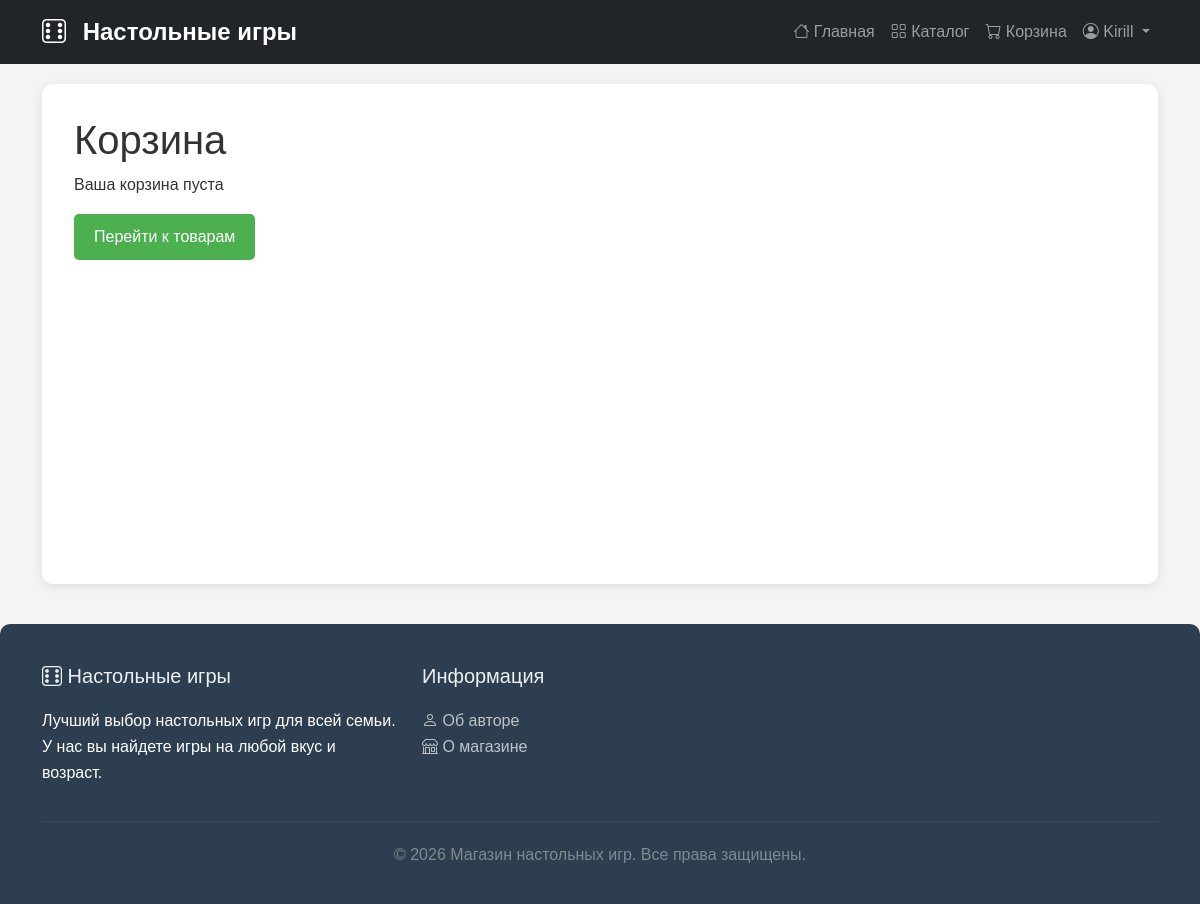
The app's page /basket/ (signed in), older data.
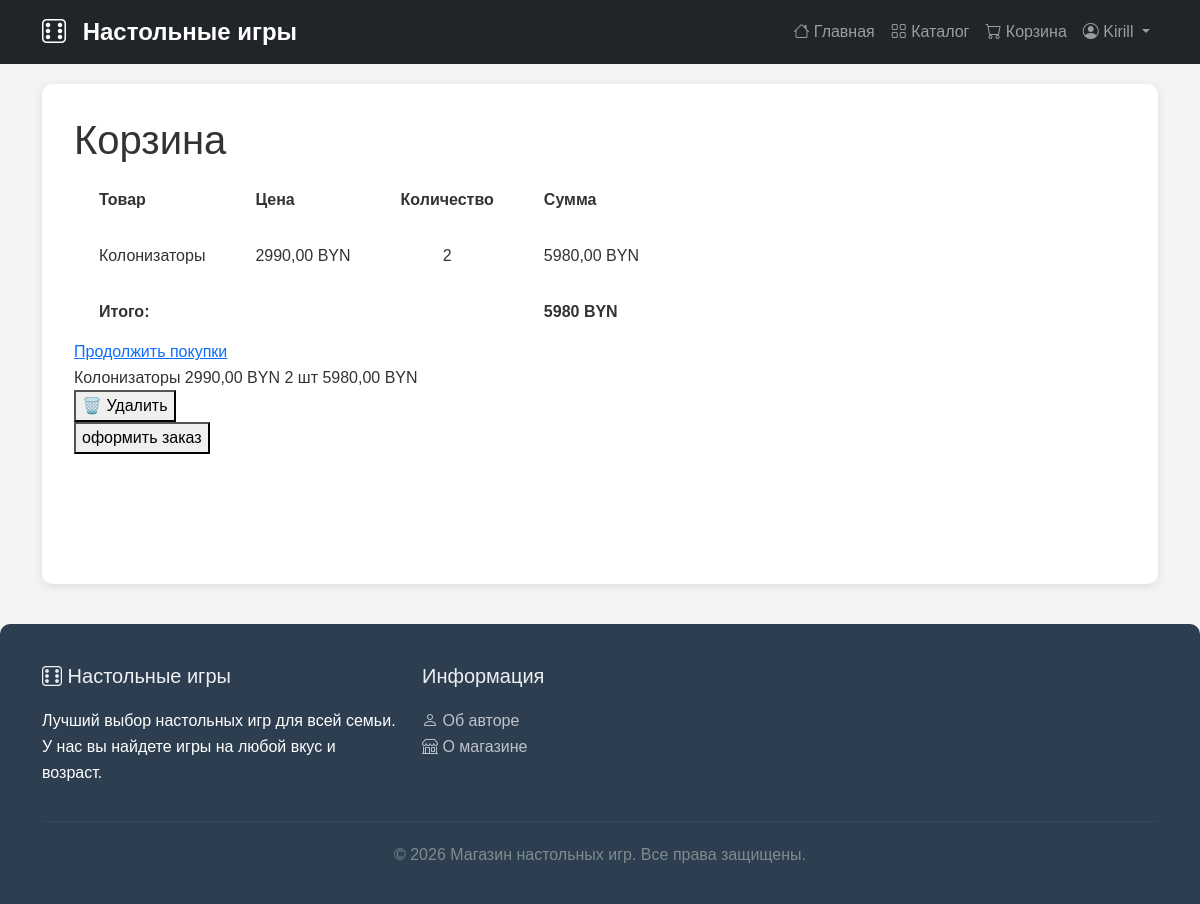
The same page, newer data.
### shop/models.py (models this page shows, shortened)
class BasketItem(models.Model):
    basket = models.ForeignKey(
        Basket,
        on_delete=models.CASCADE,
        related_name ='items',
    )
    product = models.ForeignKey(
        Product,
        on_delete=models.CASCADE,
        related_name ='in_basket',
    )
    count = models.PositiveIntegerField(default=1)
    def price_element(self):
        return self.product.price * self.count

class Product(models.Model):
    name = models.CharField(max_length = 200)
    description = models.TextField()
    product_photo = models.ImageField(
        upload_to='products/',
        blank = True,
        null=True,
    )
    price = models.DecimalField(
        max_digits=10,
        decimal_places=2,
        validators=[
            MinValueValidator(0)
        ]
    )
    count = models.IntegerField(
        validators=[
            MinValueValidator(0)
        ]
    )
    category = models.ForeignKey(
        Category,
        on_delete=models.CASCADE,
        related_name='products',
        verbose_name="Категория",
        help_text="выберите категорию товара"
    )
    manufacturer = models.ForeignKey(
        Manufacturer,
        on_delete=models.CASCADE,
        related_name='products',
        verbose_name="Производитель",
        help_text="Выберите производителя товара",
        null=True,
        blank=True
    )

### shop/views.py (the view)
# urls.py: path('basket/',views.basket,name='basket'),
@login_required
def basket(request):
    try:
        baskets = Basket.objects.prefetch_related('items__product').get(user=request.user)
        elements = baskets.items.all()
        total_cost = elements.aggregate(
            total=Sum(F('count') * F('product__price'))
        )['total'] or 0
    except Basket.DoesNotExist:
        baskets = None
        elements = []
        total_cost = 0
    return render(request, 'shop/basket.html', {
        'basket': baskets,
        'elements': elements,
        'total_cost': total_cost,
    })

### shop/templates/shop/basket.html (shortened to what this page needs)
{% extends 'shop/base.html' %}
{% block content %}
<div class="basket-container">
    <h1>Корзина</h1>
    {% if not user.is_authenticated %}
        <div class="alert alert-warning">
        </div>
    {% elif elements %}
        <table class="basket-table">
            <thead>
                <tr>
                    <th align ="center">Товар</th>
                    <th align ="center">Цена</th>
                    <th align ="center">Количество</th>
                    <th align ="center">Сумма</th>
                </tr>
            </thead>
            <tbody>
                {% for element in elements %}
                <tr>
                    <td align ="center">{{ element.product.name }}</td>
                    <td align ="center">{{ element.product.price }} BYN</td>
                    <td align ="center">{{ element.count }}</td>
                    <td align ="center">{{ element.price_element }} BYN</td>
                </tr>
                {% endfor %}
            </tbody>
            <tfoot>
                <tr>
                    <td colspan="3"><strong>Итого:</strong></td>
                    <td><strong>{{ total_cost }} BYN</strong></td>
                </tr>
            </tfoot>
        </table>
        <div class="basket-actions">
            <a href="{% url 'product_list' %}">Продолжить покупки</a>
        </div>
    {% else %}
        <p>Ваша корзина пуста</p>
       <form action="{% url 'product_list' %}" method="get">
            <button type="submit" style="padding: 10px 20px; background-color: #4CAF50; color: white; border: none; border-radius: 5px; cursor: pointer;">
        Перейти к товарам
            </button>
        </form>
        {% endif %}
</div>
{% for element in elements %}
<tr>
    <td>{{ element.product.name }}</td>
    <td>{{ element.product.price }} BYN</td>
    <td>{{ element.count }} шт</td>
    <td>{{ element.price_element }} BYN</td>
    <td>
        <form action="{% url 'remove_from_basket' element.id %}"
              method="post"
              onsubmit="return confirm('Удалить товар {{ element.product.name }} из корзины?')">
            <button type="submit" class="btn-remove">
                🗑️ Удалить
            </button>
        </form>
        <form action="{% url 'checkout' %}"
              method="post"
              onsubmit="return confirm('оформить заказ {{ element.product.name }} из корзины?')">
            <button type="submit" class="btn-remove">
                 оформить заказ
            </button>
        </form>
    </td>
</tr>
{% endfor %}
{% endblock %}

Row changes from the older to the newer data that the page shows:
added BasketItem: product.name "Колонизаторы", product.price "2990,00", count "2", price_element "5980,00"
Text that changed along with them:
{{ total_cost }}: (not shown) → "5980"
text no longer shown: "Ваша корзина пуста Перейти к товарам"
text now shown: "Товар Цена Количество Сумма Итого: BYN Продолжить покупки"
